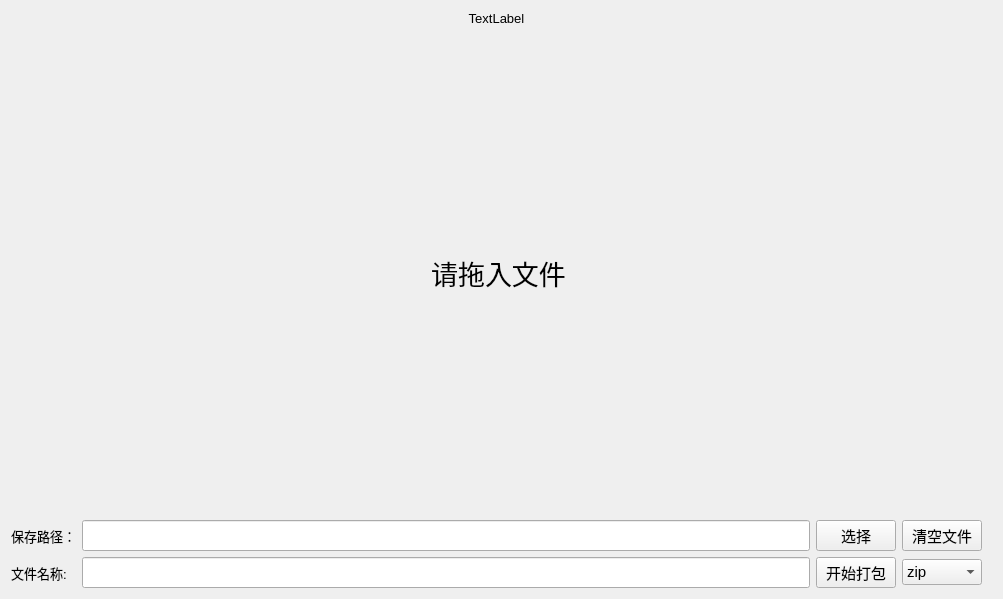
<?xml version="1.0" encoding="UTF-8"?>
<ui version="4.0">
 <class>WgArchiveMaker</class>
 <widget class="QWidget" name="WgArchiveMaker">
  <property name="geometry">
   <rect>
    <x>0</x>
    <y>0</y>
    <width>1003</width>
    <height>599</height>
   </rect>
  </property>
  <property name="font">
   <font>
    <family>Microsoft YaHei UI</family>
    <pointsize>10</pointsize>
   </font>
  </property>
  <property name="windowTitle">
   <string>Form</string>
  </property>
  <layout class="QGridLayout" name="gridLayout" rowstretch="0,6,1,1">
   <property name="rightMargin">
    <number>15</number>
   </property>
   <item row="3" column="0">
    <widget class="QLabel" name="label_3">
     <property name="font">
      <font>
       <family>Microsoft YaHei UI</family>
       <pointsize>10</pointsize>
      </font>
     </property>
     <property name="toolTip">
      <string>无需后缀，自动追加</string>
     </property>
     <property name="text">
      <string>文件名称:</string>
     </property>
    </widget>
   </item>
   <item row="2" column="0">
    <widget class="QLabel" name="label_2">
     <property name="font">
      <font>
       <family>Microsoft YaHei UI</family>
       <pointsize>10</pointsize>
      </font>
     </property>
     <property name="text">
      <string>保存路径：</string>
     </property>
    </widget>
   </item>
   <item row="2" column="1">
    <widget class="QLineEdit" name="lineEdit">
     <property name="sizePolicy">
      <sizepolicy hsizetype="Expanding" vsizetype="Preferred">
       <horstretch>0</horstretch>
       <verstretch>0</verstretch>
      </sizepolicy>
     </property>
     <property name="font">
      <font>
       <family>Microsoft YaHei UI</family>
       <pointsize>10</pointsize>
      </font>
     </property>
    </widget>
   </item>
   <item row="3" column="2">
    <widget class="QPushButton" name="startBtn">
     <property name="font">
      <font>
       <family>Microsoft YaHei UI</family>
       <pointsize>11</pointsize>
      </font>
     </property>
     <property name="text">
      <string>开始打包</string>
     </property>
     <property name="type" stdset="0">
      <string>primary</string>
     </property>
    </widget>
   </item>
   <item row="2" column="2">
    <widget class="QPushButton" name="selectDirBtn">
     <property name="font">
      <font>
       <family>Microsoft YaHei UI</family>
       <pointsize>11</pointsize>
      </font>
     </property>
     <property name="text">
      <string>选择</string>
     </property>
     <property name="type" stdset="0">
      <string>secondary</string>
     </property>
    </widget>
   </item>
   <item row="2" column="3">
    <widget class="QPushButton" name="clsBtn">
     <property name="font">
      <font>
       <family>Microsoft YaHei UI</family>
       <pointsize>11</pointsize>
      </font>
     </property>
     <property name="text">
      <string>清空文件</string>
     </property>
     <property name="type" stdset="0">
      <string>secondary</string>
     </property>
    </widget>
   </item>
   <item row="3" column="1">
    <widget class="QLineEdit" name="lineEdit_2">
     <property name="sizePolicy">
      <sizepolicy hsizetype="Expanding" vsizetype="Preferred">
       <horstretch>0</horstretch>
       <verstretch>0</verstretch>
      </sizepolicy>
     </property>
     <property name="font">
      <font>
       <family>Microsoft YaHei UI</family>
       <pointsize>10</pointsize>
      </font>
     </property>
    </widget>
   </item>
   <item row="0" column="0" colspan="4">
    <widget class="QLabel" name="label_top">
     <property name="text">
      <string>TextLabel</string>
     </property>
     <property name="alignment">
      <set>Qt::AlignCenter</set>
     </property>
    </widget>
   </item>
   <item row="3" column="3">
    <widget class="QComboBox" name="comboBox_format">
     <property name="font">
      <font>
       <family>Microsoft YaHei UI</family>
       <pointsize>11</pointsize>
      </font>
     </property>
     <item>
      <property name="text">
       <string>zip</string>
      </property>
     </item>
     <item>
      <property name="text">
       <string>tar</string>
      </property>
     </item>
     <item>
      <property name="text">
       <string>7z</string>
      </property>
     </item>
     <item>
      <property name="text">
       <string>BTF</string>
      </property>
     </item>
    </widget>
   </item>
   <item row="1" column="0" colspan="5">
    <widget class="QWidget" name="widget" native="true">
     <layout class="QHBoxLayout" name="horizontalLayout">
      <property name="rightMargin">
       <number>11</number>
      </property>
      <item>
       <widget class="QLabel" name="label">
        <property name="font">
         <font>
          <family>Microsoft YaHei UI Light</family>
          <pointsize>20</pointsize>
         </font>
        </property>
        <property name="text">
         <string>请拖入文件</string>
        </property>
        <property name="alignment">
         <set>Qt::AlignCenter</set>
        </property>
        <property name="wordWrap">
         <bool>true</bool>
        </property>
       </widget>
      </item>
     </layout>
    </widget>
   </item>
  </layout>
 </widget>
 <resources/>
 <connections/>
</ui>
